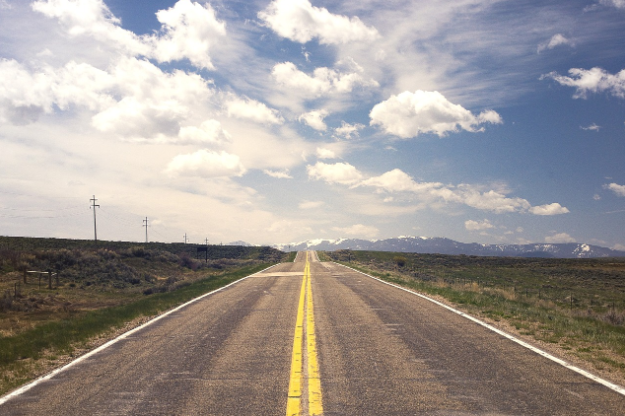
#> input picture data/test5.png, 625 x 416 px
$ python SimpleLaneDetection.py
#> lines starting #> are read from the running program, lines starting #| are printed output that depends on the picture; after the words box and inside, x2 and y2 are one past the last pixel; in counts of white or black regions, pixels touching at a corner belong together
import cv2
import numpy as np
import os
from skimage.morphology import skeletonize
import matplotlib.pyplot as plt

IMG_PATH = os.path.join("data", "test5.png")
img = cv2.imread(IMG_PATH)
#> img is the input picture: shape (416, 625, 3); mean B, G, R 150.3, 153.4, 159.5
img_gray = cv2.cvtColor(img, cv2.COLOR_BGR2GRAY)
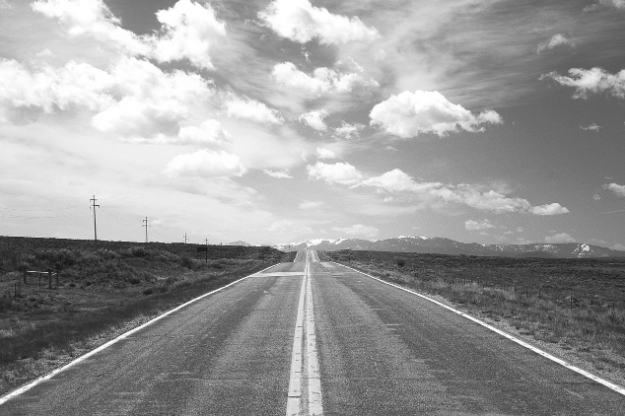
#> img_gray: shape (416, 625); min 24, max 255, mean 154.8

# Define the cropping boundaries
crop_top_left = (0, 250)  # Top-left point (x, y)
crop_bottom_right = (img_gray.shape[1], img_gray.shape[0])  # Bottom-right point (x, y)
#> crop_bottom_right = (625, 416)

# Crop out the region of interest (ROI)
cropped_img = img_gray[crop_top_left[1]:crop_bottom_right[1], crop_top_left[0]:crop_bottom_right[0]]

# Apply Canny edge detection
edges = cv2.Canny(cropped_img, threshold1=190, threshold2=390)
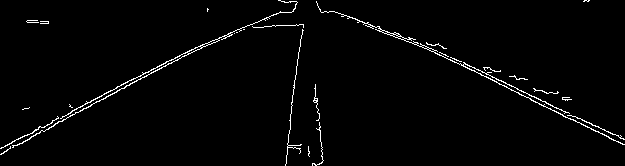
#> edges: shape (166, 625); 2% white in thin lines or dots
print(edges.shape)
#| (166, 625)

# Use morphological transformation (Dilation) to improve edge detection
kernel = np.ones((3,3), np.uint8)  # Define the structure for morphological operation
edges_dilated = cv2.dilate(edges, kernel, iterations=1)  # Dilate to reinforce the lines
#> edges_dilated: shape (166, 625); 6.1% white; 11 white regions, largest, box (x1, y1, x2, y2) and area: (0, 0, 305, 166) 2989, (315, 0, 625, 146) 2428, (311, 83, 325, 166) 369

# Skeletonize the image
edges_dilated = edges_dilated / 255  # Normalize to 0,1
skeleton = skeletonize(edges_dilated)
#> skeleton: shape (166, 625) bool; 1.2% white in thin lines or dots
skeleton = (skeleton * 255).astype(np.uint8)  # Convert back to 0-255 scale
#> skeleton: shape (166, 625); 1.2% white in thin lines or dots
skeleton1 = skeleton.copy()
print(skeleton1.shape)
#| (166, 625)

# Crop the top part of the image by 250 pixels
tl = (250, 274-250)
tr = (370, 274-250)
bl = (2, 402-250)
br = (623, 393-250)
# Draw circles on the cropped image
cv2.circle(cropped_img, tl, 5, (255,0,255), -1)
#> cropped_img: shape (166, 625); min 24, max 255, mean 105.3
cv2.circle(cropped_img, tr, 5, (255,0,255), -1)
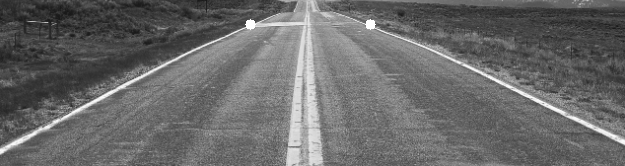
#> cropped_img: shape (166, 625); min 24, max 255, mean 105.4
cv2.circle(cropped_img, bl, 5, (255,0,255), -1)
#> cropped_img: shape (166, 625); 0.06% of pixels changed, all inside (x1, y1, x2, y2) = (0, 147, 8, 158)
cv2.circle(cropped_img, br, 5, (255,0,255), -1)
#> cropped_img: shape (166, 625); min 24, max 255, mean 105.5

# Define source points for perspective transformation
src_pts = np.float32([tl,bl,tr,br])

# Destination points for bird's eye view
dst_pts_BEV = np.float32([[50,50], [50,625],[166,50],[166,625]])

M_BEV = cv2.getPerspectiveTransform(src_pts, dst_pts_BEV)

# Apply perspective transformation to the cropped image
warped_BEV = cv2.warpPerspective(skeleton1, M_BEV, (230, 625))
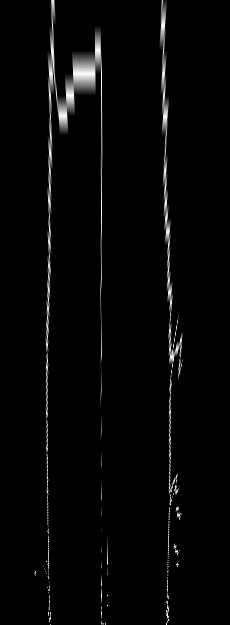
#> warped_BEV: shape (625, 230); min 0, max 255, mean 5.9


# Extract the shape of the image
image_shape = warped_BEV.shape
#> image_shape = (625, 230)
image_height, image_width = image_shape[:2]
#> image_height = 625; image_width = 230

# Define the width of the graph
graph_width = 400

# Calculate the scaling factor to map the image width to the graph width
scale_factor = graph_width / image_width
#> scale_factor = 1.74

# Calculate the position where half of the image corresponds to position 0 on the graph
center_offset = image_width // 2
#> center_offset = 115

# Define the x-axis offset adjustment (in pixels)
offset_adjustment = 0  # Adjust this value to shift the image left or right

# Calculate the offset based on the scaling factor
offset = offset_adjustment / scale_factor
#> offset = 0

# Split the image into two halves
left_image = warped_BEV[:, :center_offset]
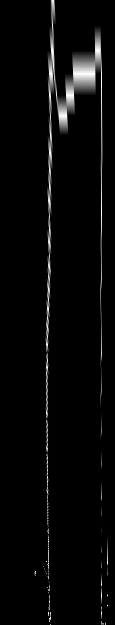
#> left_image: shape (625, 115); min 0, max 255, mean 7.7
right_image = warped_BEV[:, center_offset:]
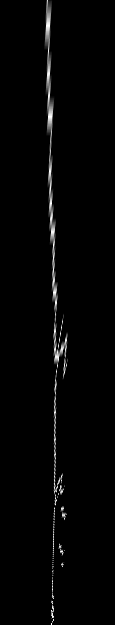
#> right_image: shape (625, 115); min 0, max 255, mean 4.1

# Plotting the bird-eye view (BEV) images on a graph
fig, ax = plt.subplots()

# Plot the left half of the image mirrored on the graph with the adjusted offset
ax.imshow(np.flip(left_image, axis=1), cmap='gray', extent=(-graph_width/2 - offset, -offset, image_height, 0))

# Plot the right half of the image on the graph with the adjusted offset
ax.imshow(right_image, cmap='gray', extent=(offset, graph_width/2 + offset, image_height, 0))

# Plot bird at the position (0,0)
bird_pos = (0, 0)
ax.plot(bird_pos[1], bird_pos[0], 'ro')

# Plot lanes on -x, x axes
lane = np.linspace(-image_height//8, image_height//8, num=image_height)
#> lane = 625 values from -79 to 78
ax.plot(-lane, np.zeros_like(lane), 'g-')
ax.plot(lane, np.zeros_like(lane), 'g-')

plt.show()
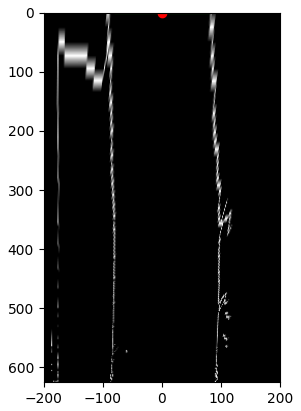
#> figure drawn by matplotlib, 1 panel

# Display the original image, the cropped image, the edges, dilated edges, the skeleton, and the warped image
cv2.imshow("Original Image", img)
cv2.imshow("Cropped Image", cropped_img)
cv2.imshow("Edges", edges)
cv2.imshow("Dilated Edges", edges_dilated*255)
cv2.imshow("Skeleton", skeleton1)
cv2.imshow("BEV", warped_BEV)
cv2.waitKey(0)
cv2.destroyAllWindows()

$ run again, with data/test1.png copied over data/test5.png
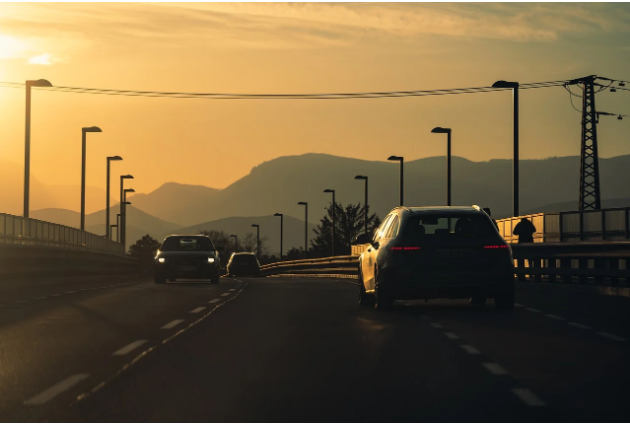
#> input picture data/test1.png, 630 x 425 px
#> img is the input picture: shape (425, 630, 3); mean B, G, R 63.4, 95.5, 114.4
#> `edges = cv2.Canny(cropped_img, threshold1=190, threshold2=390)`:
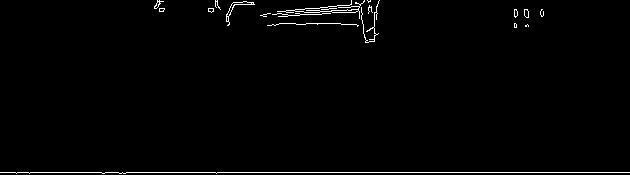
#> edges: shape (175, 630); 1.3% white in thin lines or dots
#| (175, 630)
#| (175, 630)
#> `plt.show()`:
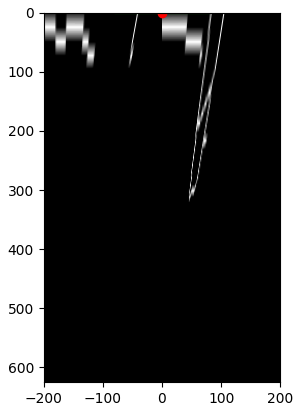
#> figure drawn by matplotlib, 1 panel

$ run again, with data/test2.png copied over data/test5.png
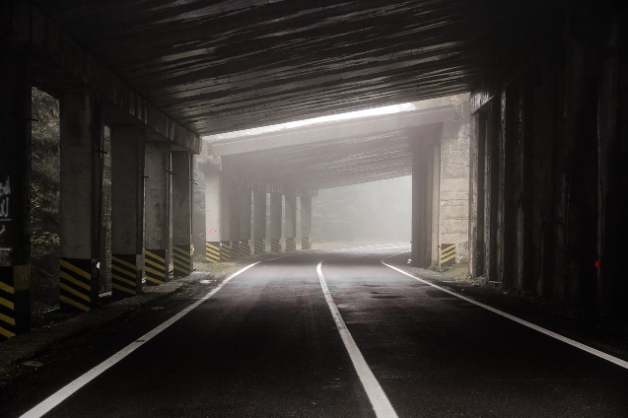
#> input picture data/test2.png, 628 x 418 px
#> img is the input picture: shape (418, 628, 3); mean B, G, R 49.2, 52, 55.9
#> `edges = cv2.Canny(cropped_img, threshold1=190, threshold2=390)`:
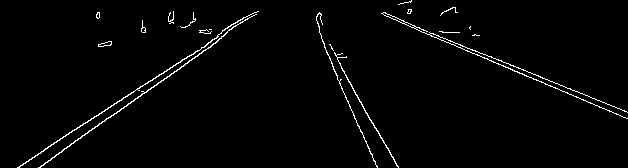
#> edges: shape (168, 628); 1.9% white in thin lines or dots
#| (168, 628)
#| (168, 628)
#> `plt.show()`:
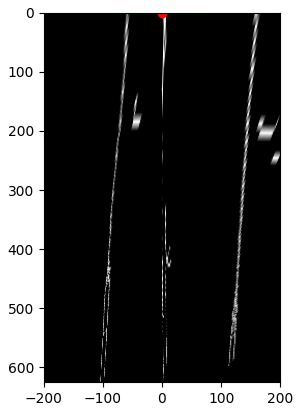
#> figure drawn by matplotlib, 1 panel

$ run again, with data/test3.png copied over data/test5.png
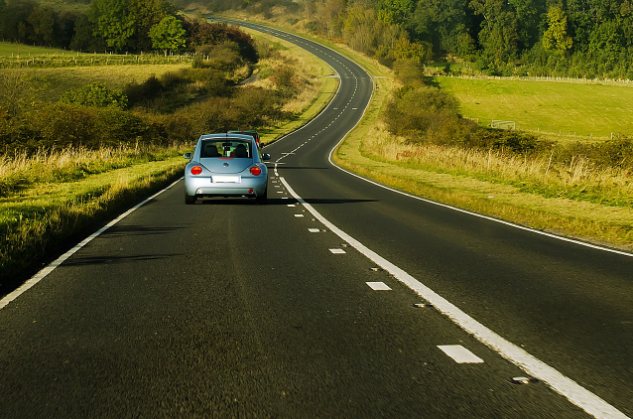
#> input picture data/test3.png, 633 x 419 px
#> img is the input picture: shape (419, 633, 3); mean B, G, R 32.4, 79.8, 83.1
#> edges: shape (169, 633); 1.4% white in thin lines or dots
#| (169, 633)
#| (169, 633)
#> left_image: shape (625, 115); every value is 0
#> `plt.show()`:
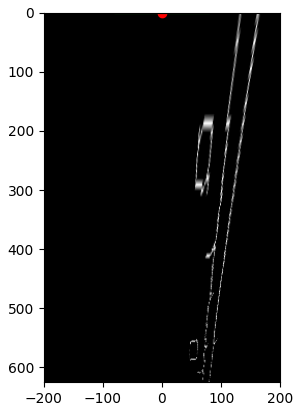
#> figure drawn by matplotlib, 1 panel
